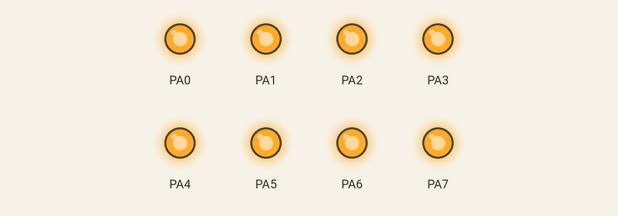
Simulated run of this program. Board: ATmega128, built with avr-gcc and emulated at 16 MHz. Shown: output pins drawn as LEDs (lit = HIGH).

Above: at 0.2 s.
At 1.7 s:
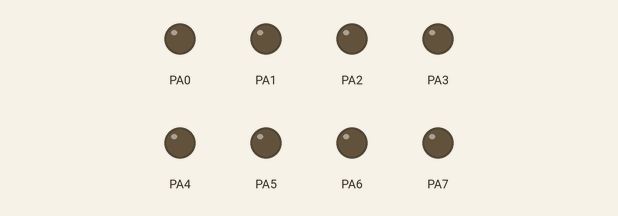
Timing chart, 0 to 3.0 s (numbered marks = the images above):
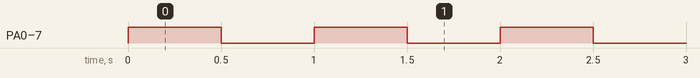

The program:

main.c
```c
#include <avr/io.h>
#include <util/delay.h>
#include <stdio.h>

int main(void){
    DDRA |= 0xFF;

    while(1){
        PORTA = 0xFF;
        _delay_ms(500); // 지정해준 시간만큼 지연
        PORTA = 0x00;
        _delay_ms(500); // 지정해준 시간만큼 지연
    }

    return 0;
}
```

UART_support.h
```c
#ifndef UART_SUPPORT_H_
#define UART_SUPPORT_H_

void UART0_init(void);
void UART0_transmit(char data);

#endif
```

UART_support.c
```c
#include <avr/io.h>
#include "UART_support.h"

void UART0_init(void){
    UBRR0H = 0x00; // 9600 baudrate
    UBRR0L = 207;

    UCSR0A |= _BV(U2X0); // 2배속
    UCSR0C |= 0x06;

    UCSR0B |= _BV(RXEN0); // 송수신
    UCSR0B |= _BV(TXEN0);
}

void UART0_transmit(char data){
    while(!(UCSR0A & (1 << UDRE0))); // 송신 가능 대기
    UDR0 = data; // 데이터 전송
}
```

Measured:
- by itself, PA0–7: alternates HIGH for 0.50 s and LOW for 0.50 s
